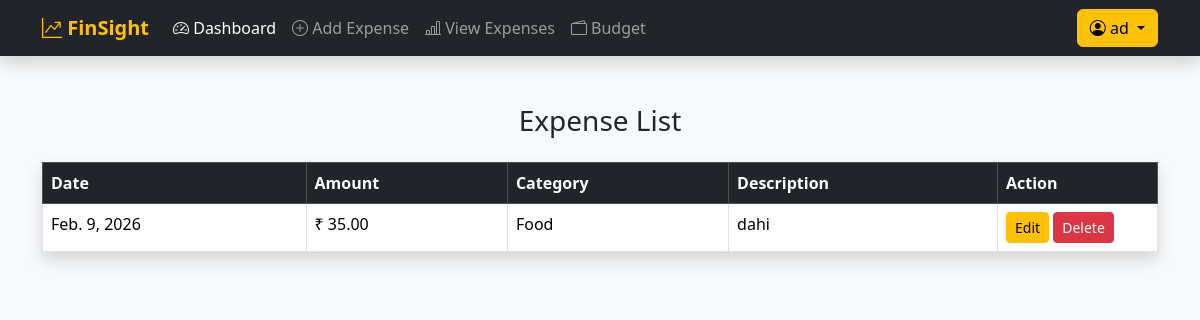
The page /webb/expenses/ (signed in) on the database its author committed.
### web/models.py (models this page shows, shortened)
class expense(models.Model):
    user = models.ForeignKey(user, on_delete=models.CASCADE)
    date = models.DateField()
    amount = models.DecimalField(max_digits=10, decimal_places=2)
    category = models.CharField(max_length=100)
    description = models.TextField()

### web/views.py (the view)
# urls.py: path('expenses/', expense_list, name='expense_list'),
def expense_list(request):
    uid = request.session.get('user_id')
    if not uid:
        return redirect('login')
    data = expense.objects.filter(user_id=uid).order_by('-date')
    return render(request, 'expense_list.html', {'data': data})

### web/templates/expense_list.html (shortened to what this page needs)
<!DOCTYPE html>
<html>
<head>
    <link href="https://cdn.jsdelivr.net/npm/bootstrap@5.3.2/dist/css/bootstrap.min.css" rel="stylesheet">
    {% include "navbar.html" %}
</head>
<body class="bg-light">
<div class="container mt-5">
    <h3 class="text-center mb-4">Expense List</h3>
    <table class="table table-bordered table-hover shadow">
        <thead class="table-dark">
            <tr>
                <th>Date</th>
                <th>Amount</th>
                <th>Category</th>
                <th>Description</th>
                <th width="160">Action</th>
            </tr>
        </thead>
        <tbody>
            {% for e in data %}
            <tr>
                <td>{{ e.date }}</td>
                <td>₹ {{ e.amount }}</td>
                <td>{{ e.category }}</td>
                <td>{{ e.description }}</td>
                <td>
                    <button class="btn btn-sm btn-warning"
                            data-bs-toggle="modal"
                            data-bs-target="#editModal{{ e.id }}">
                        Edit
                    </button>
                    <a href="{% url 'delete_expense' e.id %}"
                       class="btn btn-sm btn-danger"
                       onclick="return confirm('Delete this expense?')">
                        Delete
                    </a>
                </td>
            </tr>
            {% endfor %}
        </tbody>
    </table>
</div>
</body>
</html>

### web/templates/navbar.html (shortened to what this page needs)
<link href="https://cdn.jsdelivr.net/npm/bootstrap@5.3.2/dist/css/bootstrap.min.css" rel="stylesheet">
<link rel="stylesheet" href="https://cdn.jsdelivr.net/npm/bootstrap-icons@1.11.3/font/bootstrap-icons.css">
<nav class="navbar navbar-expand-lg navbar-dark bg-dark shadow">
  <div class="container">
    <a class="navbar-brand fw-bold text-warning" href="{% url 'home' %}">
        <i class="bi bi-graph-up-arrow"></i> FinSight
    </a>
    <div class="collapse navbar-collapse" id="navbarContent">
      <ul class="navbar-nav me-auto mb-2 mb-lg-0">
        <li class="nav-item">
          <a class="nav-link active" href="{% url 'home' %}">
            <i class="bi bi-speedometer2"></i> Dashboard
          </a>
        </li>
        <li class="nav-item">
          <a class="nav-link" href="{% url 'expadd' %}">
            <i class="bi bi-plus-circle"></i> Add Expense
          </a>
        </li>
        <li class="nav-item">
          <a class="nav-link" href="{% url 'expense_list' %}">
            <i class="bi bi-bar-chart-line"></i> View Expenses
          </a>
        </li>
        <li class="nav-item">
          <a class="nav-link" href="{% url 'budget' %}">
            <i class="bi bi-wallet2"></i> Budget
          </a>
        </li>
      </ul>
      <div class="dropdown">
        <button class="btn btn-warning dropdown-toggle" type="button" data-bs-toggle="dropdown">
          <i class="bi bi-person-circle"></i> {{ request.user.username }}
        </button>
      </div>
    </div>
  </div>
</nav>

### rows shown on the page
expense: date "Feb. 9, 2026", amount "35.00", category "Food", description "dahi"

### other values the page prints
{{ request.user.username }} "ad"
